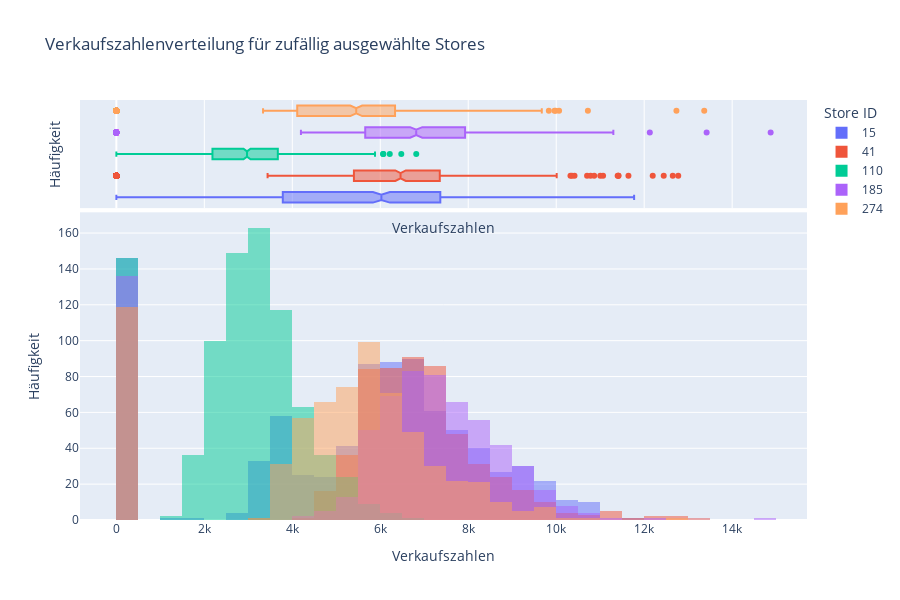

Write notebook code for a chart like this one.
### Markdown cell above
### 2. Visualisieren Sie die Verteilung der Verkaufszahlen für einige zufällig ausgewählte Stores und beschreiben Sie typische Muster, die Sie erkennen.

### Code cell
random_stores = np.random.choice(train_df['Store ID'].unique(), 5)
selected_stores_df = train_df[train_df['Store ID'].isin(random_stores)]

fig = px.histogram(selected_stores_df, x="Sales", color="Store ID", marginal="box", 
                   barmode="overlay", 
                   title="Verkaufszahlenverteilung für zufällig ausgewählte Stores",
                   height=600)

fig.update_xaxes(title_text='Verkaufszahlen')
fig.update_yaxes(title_text='Häufigkeit')
fig.show()

### Figure 1 — Plotly figure (JSON) as saved in the notebook; plotly's stock layout.template omitted (floating-point values rounded to 4 significant figures; data arrays with more than 128 entries replaced by an {"elided": "..."} marker saying what was removed)
{"data": [{"alignmentgroup": "True", "bingroup": "x", "hovertemplate": "Store ID=15<br>Sales=%{x}<br>count=%{y}<extra></extra>", "legendgroup": "15", "marker": {"color": "#636efa", "opacity": 0.5, "pattern": {"shape": ""}}, "name": "15", "offsetgroup": "15", "orientation": "v", "showlegend": true, "type": "histogram", "x": {"elided": "850 int values"}, "xaxis": "x", "yaxis": "y"}, {"alignmentgroup": "True", "hovertemplate": "Store ID=15<br>Sales=%{x}<extra></extra>", "legendgroup": "15", "marker": {"color": "#636efa"}, "name": "15", "notched": true, "offsetgroup": "15", "showlegend": false, "type": "box", "x": {"elided": "850 int values"}, "xaxis": "x2", "yaxis": "y2"}, {"alignmentgroup": "True", "bingroup": "x", "hovertemplate": "Store ID=41<br>Sales=%{x}<br>count=%{y}<extra></extra>", "legendgroup": "41", "marker": {"color": "#EF553B", "opacity": 0.5, "pattern": {"shape": ""}}, "name": "41", "offsetgroup": "41", "orientation": "v", "showlegend": true, "type": "histogram", "x": {"elided": "666 int values"}, "xaxis": "x", "yaxis": "y"}, {"alignmentgroup": "True", "hovertemplate": "Store ID=41<br>Sales=%{x}<extra></extra>", "legendgroup": "41", "marker": {"color": "#EF553B"}, "name": "41", "notched": true, "offsetgroup": "41", "showlegend": false, "type": "box", "x": {"elided": "666 int values"}, "xaxis": "x2", "yaxis": "y2"}, {"alignmentgroup": "True", "bingroup": "x", "hovertemplate": "Store ID=110<br>Sales=%{x}<br>count=%{y}<extra></extra>", "legendgroup": "110", "marker": {"color": "#00cc96", "opacity": 0.5, "pattern": {"shape": ""}}, "name": "110", "offsetgroup": "110", "orientation": "v", "showlegend": true, "type": "histogram", "x": {"elided": "850 int values"}, "xaxis": "x", "yaxis": "y"}, {"alignmentgroup": "True", "hovertemplate": "Store ID=110<br>Sales=%{x}<extra></extra>", "legendgroup": "110", "marker": {"color": "#00cc96"}, "name": "110", "notched": true, "offsetgroup": "110", "showlegend": false, "type": "box", "x": {"elided": "850 int values"}, "xaxis": "x2", "yaxis": "y2"}, {"alignmentgroup": "True", "bingroup": "x", "hovertemplate": "Store ID=185<br>Sales=%{x}<br>count=%{y}<extra></extra>", "legendgroup": "185", "marker": {"color": "#ab63fa", "opacity": 0.5, "pattern": {"shape": ""}}, "name": "185", "offsetgroup": "185", "orientation": "v", "showlegend": true, "type": "histogram", "x": {"elided": "666 int values"}, "xaxis": "x", "yaxis": "y"}, {"alignmentgroup": "True", "hovertemplate": "Store ID=185<br>Sales=%{x}<extra></extra>", "legendgroup": "185", "marker": {"color": "#ab63fa"}, "name": "185", "notched": true, "offsetgroup": "185", "showlegend": false, "type": "box", "x": {"elided": "666 int values"}, "xaxis": "x2", "yaxis": "y2"}, {"alignmentgroup": "True", "bingroup": "x", "hovertemplate": "Store ID=274<br>Sales=%{x}<br>count=%{y}<extra></extra>", "legendgroup": "274", "marker": {"color": "#FFA15A", "opacity": 0.5, "pattern": {"shape": ""}}, "name": "274", "offsetgroup": "274", "orientation": "v", "showlegend": true, "type": "histogram", "x": {"elided": "666 int values"}, "xaxis": "x", "yaxis": "y"}, {"alignmentgroup": "True", "hovertemplate": "Store ID=274<br>Sales=%{x}<extra></extra>", "legendgroup": "274", "marker": {"color": "#FFA15A"}, "name": "274", "notched": true, "offsetgroup": "274", "showlegend": false, "type": "box", "x": {"elided": "666 int values"}, "xaxis": "x2", "yaxis": "y2"}], "layout": {"barmode": "overlay", "height": 600, "legend": {"title": {"text": "Store ID"}, "tracegroupgap": 0}, "title": {"text": "Verkaufszahlenverteilung für zufällig ausgewählte Stores"}, "xaxis": {"anchor": "y", "domain": [0, 1], "title": {"text": "Verkaufszahlen"}}, "xaxis2": {"anchor": "y2", "domain": [0, 1], "matches": "x", "showgrid": true, "showticklabels": false, "title": {"text": "Verkaufszahlen"}}, "yaxis": {"anchor": "x", "domain": [0, 0.7326], "title": {"text": "Häufigkeit"}}, "yaxis2": {"anchor": "x2", "domain": [0.7426, 1], "matches": "y2", "showgrid": false, "showline": false, "showticklabels": false, "ticks": "", "title": {"text": "Häufigkeit"}}}}
